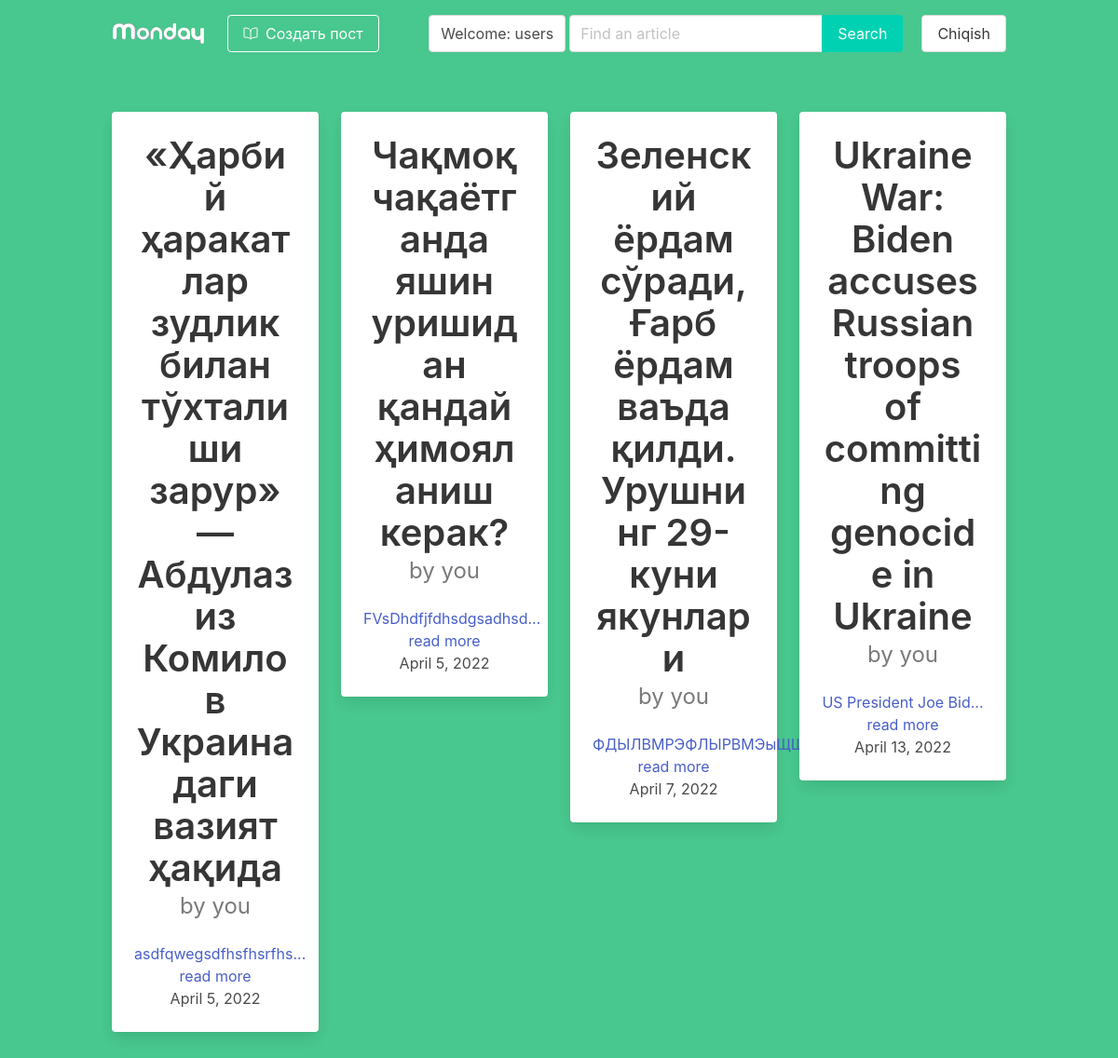
/ (signed in), run on the app's committed database.
### post/models.py (models this page shows, shortened)
class Article(models.Model):
    title = models.CharField(max_length=255)
    text = models.TextField()
    slug = models.SlugField(unique=True)
    date = models.DateField(auto_now=True)
    thumb = models.ImageField(blank=True)
    author = models.ForeignKey(User, default=None, on_delete=models.CASCADE)
    likes = models.ManyToManyField(User, related_name='article_likes')
    dislikes = models.ManyToManyField(User, related_name='article_dislikes')
    def snippet(self):
        return self.text[:20] + '... read more'

### post/views.py (the view)
# urls.py: path('',article_func, name='article_func'),
def article_func(request):
    search = request.GET.get('search')
    articles = Article.objects.all().order_by('date')
    articles = articles.filter(Q(title__icontains=search) | Q(text__icontains=search)) if search else articles
    return render(request, 'articles_list.html', {'articles': articles})

### templates/articles_list.html
{% extends 'base.html' %}
{% load static %}
{% block content %}
<div class="container">
    <div class="columns is-centered">
        {% if articles %}
        {% for article in articles %}
        <div class="column is-3">
            <div class="card has-text-centered">
                <div class="card-content">
                    <div class="media">
                        <div class="media-content">
                            <p class="title has-text-dark is-2">
                                {{ article.title }}
                            </p>
                            {% if user == article.author %}
                            <p class="subtitle is-4 has-text-grey">by you</p>
                            {% else %}
                            <p class="subtitle is-4 has-text-grey">by {{ article.author}}</p>
                            {% endif %}
                        </div>
                    </div>
                    <div class="content ">
                        <a href="{% url 'article_detail' article.slug %}">
                            {{ article.snippet }}
                        </a>
                        <br>
                        <div>{{ article.date }}</div>
                    </div>
                </div>
            </div>
        </div>
        {% endfor %}
        {% else %}
        <p class="has-text-centered is-warning">Siz qidirayotgan ma'lumot topilmadi</p>
        <img class="image" src="{% static 'images/404.jpg' %}">
        {% endif %}
    </div>
</div>
{% endblock %}

### templates/base.html (shortened to what this page needs)
{% load static %}
<html lang="en">
<head>
    <link rel="stylesheet" href="{% static 'style.css' %}">
    <link rel="stylesheet" href="{% static 'bulma.css' %}">
</head>
<body>
<section class="hero has-background-success is-fullheight">
    <div class="hero-head">
        <header class="navbar">
            <div class="container">
                <div class="navbar-brand">
                    <a class="navbar-item" href="{% url 'article_func' %}">
                        <img src="{% static 'images/monday.svg' %}" width="100" alt="Logo">
                    </a>
                </div>
                <div id="navbarMenuHeroC" class="navbar-menu">
                    <div class="navbar-start">
                        {% if user.is_authenticated %}
                        <span class="navbar-item">
                            <a href="{% url 'article_create' %}" class="button is-info is-outlined is-inverted">
                                <span class="mr-2">
                                    <ion-icon name="book-outline"></ion-icon>
                                </span>
                                <span>
                                    Создать пост
                                </span>
                            </a>
                        </span>
                        {% endif %}
                    </div>
                    <div class="navbar-end">
                        {% if user.is_authenticated %}
                        <a class="navbar-item button my-4 mx-1">
                            Welcome: {{ user }}
                        </a>
                        <form action="{% url 'article_func' %}" method="get">
                            <div class="field has-addons mt-4 mr-2">
                                <div class="control">
                                    <input class="input" type="search" placeholder="Find an article" name="search">
                                </div>
                                <div class="control">
                                    <button class="button is-primary" type="submit">
                                        Search
                                    </button>
                                </div>
                            </div>
                        </form>
                        <span class="navbar-item">
                            <a href="{% url 'sign_out' %}" class="button is warning">Chiqish</a>
                        </span>
                        {% endif %}
                    </div>
                </div>
            </div>
        </header>
    </div>
    <div class="hero-body">
        {% block content %}
        {% endblock %}
    </div>
</section>
</body>
</html>

### data on the page
Article: title "«Ҳарбий ҳаракатлар зудлик билан тўхталиши зарур» — Абдулазиз Комилов Украинадаги вазият ҳақида", shows "by you", snippet "asdfqwegsdfhsfhsrfhs... read more", date "April 5, 2022"
Article: title "Чақмоқ чақаётганда яшин уришидан қандай ҳимояланиш керак?", shows "by you", snippet "FVsDhdfjfdhsdgsadhsd... read more", date "April 5, 2022"
Article: title "Зеленский ёрдам сўради, Ғарб ёрдам ваъда қилди. Урушнинг 29-куни якунлари", shows "by you", snippet "ФДЫЛВМРЭФЛЫРВМЭыЩШМТ... read more", date "April 7, 2022"
Article: title "Ukraine War: Biden accuses Russian troops of committing genocide in Ukraine", shows "by you", snippet "US President Joe Bid... read more", date "April 13, 2022"

### other printed values
{{ user }} "users"
